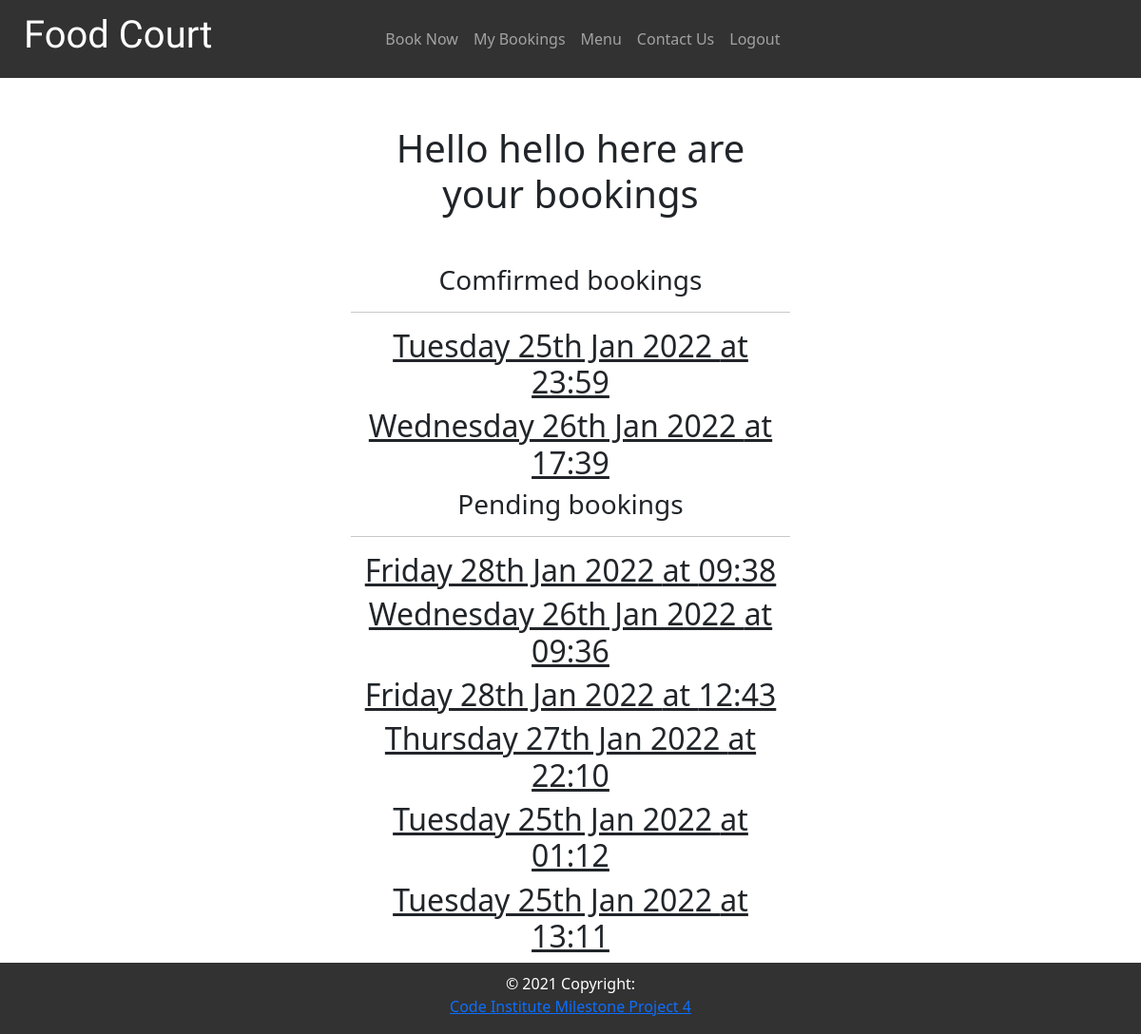
The app's page /booking/ (signed in), older data.
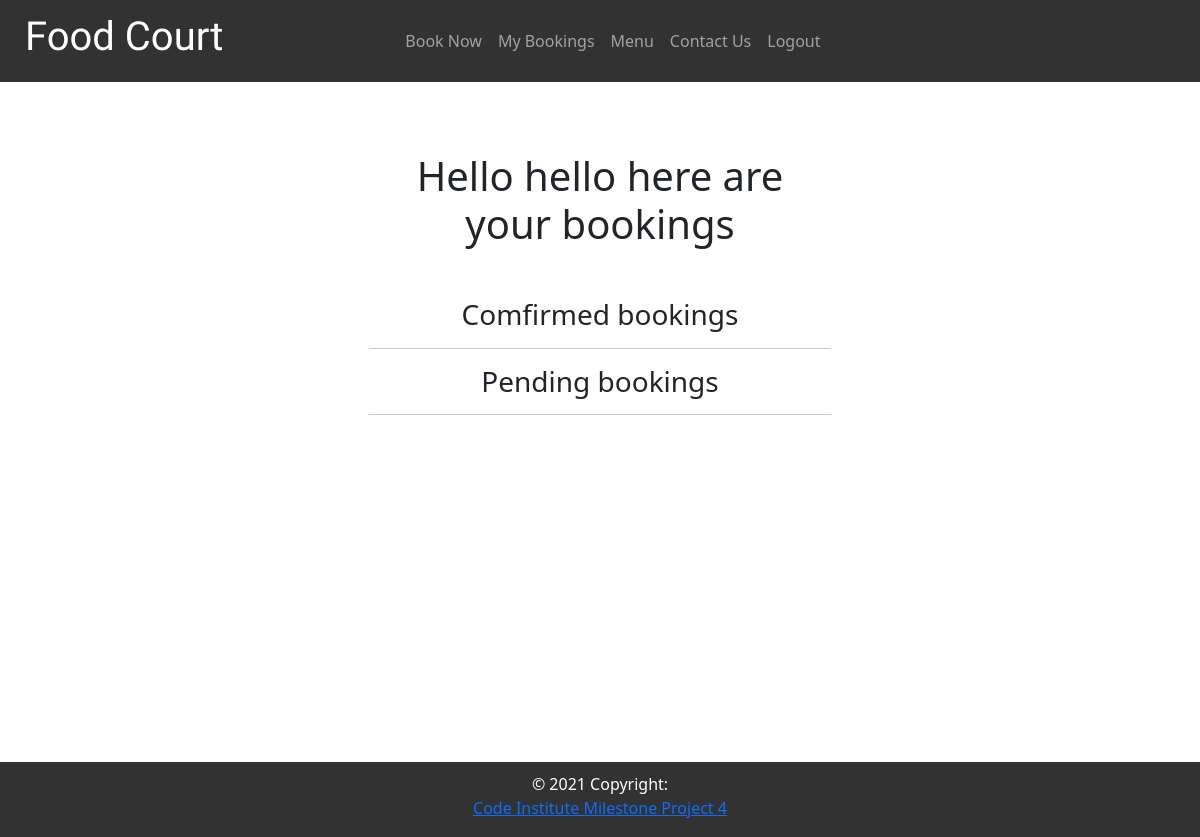
The same page, newer data.
### booking/models.py (models this page shows, shortened)
class Book(models.Model):
    used_id = models.ForeignKey(
        User, on_delete=models.CASCADE, related_name="booking_books",
    )
    booked_time = models.TimeField()
    booked_date = models.DateField()
    menu_type = models.IntegerField(choices=TYPE, default=0)
    created_on = models.DateTimeField(auto_now_add=True)
    updated_on = models.DateTimeField(auto_now=True)
    table_num = models.IntegerField(choices=TABLES, default=0)
    guests_num = models.IntegerField(choices=GUESTS)
    status = models.IntegerField(choices=STATUS, default=0)
    class Meta:
        ordering = ["-created_on"]

### booking/views.py (the view)
# urls.py: path('', views.booking, name='booking'),
def booking(request):
    booked = Book.objects.filter(status=1)
    pending = Book.objects.filter(status=0)
    context = {
        'booked': booked,
        'pending': pending
    }
    return render(request, 'booking/booking.html', context)

### booking/templates/booking/booking.html (shortened to what this page needs)
{% extends "base.html" %}
{% block content %}
  <div class="container" id="bookings_container">
    {% if request.user.is_authenticated %}
      {% if user.username == "admin" %}
        <div class="row">
          <div class="col">
            <h1 class="description">Hello {{ user.username}} here are all the bookings </h1>
          </div>
        </div>
        <div class="row">
          <div class="col">
            <div id="booked">
              <h3>Comfired bookings</h3>
              <hr>
              {% for booking in booked %}
                  <div class="row">
                    <div class="col">
                      <h2 class="title">{{ booking.booked_date|date:'l dS M Y' }} at {{ booking.booked_time|date:'H:i' }}</h2>
                      <div class="row book_information">
                        <p>Booked for: {{ booking.booked_time}}</p>
                        <p>Booked at: {{ booking.booked_date}}</p>
                        <p>Booked on: {{ booking.created_on}}</p>
                        <p>Guests: {{ booking.guests_num}}</p>
                        <p>In case of food allergies or any other information that you would like to be aware please
                            do not hesitate to contact us</p>
                      </div>
                    </div>
                  </div>
              {% endfor %}
          </div>
        </div>
        <div class="row pending">
          <div class="col">
            <div id="pending">
              <h3>Pending bookings</h3>
              <hr>
                {% for pend in pending %}
                    <div class="row">
                      <div class="col">
                        <h2 class="title">{{ pend.booked_date|date:'l dS M Y' }} at {{ pend.booked_time|date:'H:i' }}</h2>
                        <div class="row book_information">
                          <p>Booked for: {{ pend.booked_time}}</p>
                          <p>Booked at: {{ pend.booked_date}}</p>
                          <p>Booked on: {{ pend.created_on}}</p>
                          <p>Guests: {{ pend.guests_num}}</p>
                          <p>In case of food allergies or any other information that you would like to be aware please
                              do not hesitate to contact us</p>
                        </div>
                      </div>
                    </div>
                  {% endfor %}
            </div>
          </div>
        </div>
      {% else %}
        <div class="row">
          <div class="col">
            <h1 class="description">Hello {{ user.username}} here are your bookings </h1>
          </div>
        </div>
        <div class="row">
          <div class="col">
            <div id="booked">
              <h3>Comfirmed bookings</h3>
              <hr>
              {% for booking in booked %}
                {% if booking.used_id|lower == user.username|lower %}
                  <div class="row">
                    <div class="col">
                      <h2 class="title">{{ booking.booked_date|date:'l dS M Y' }} at {{ booking.booked_time|date:'H:i' }}</h2>
                    </div>
                  </div>
                {% endif %}
              {% endfor %}
            </div>
          </div>
        </div>
        <div class="row">
          <div class="col">
            <div id="pending">
              <h3>Pending bookings</h3>
              <hr>
              {% for pend in pending %}
                {% if pend.used_id|lower == user.username|lower %}
                  <div class="row">
                    <div class="col">
                      <h2 class="title">{{ pend.booked_date|date:'l dS M Y' }} at {{ pend.booked_time|date:'H:i' }}</h2>
                    </div>
                  </div>
                {% endif %}
              {% endfor %}
            </div>
          </div>
        </div>
      {% endif %}
    {% endif %}
  </div>
{% endblock %}

Row changes from the older to the newer data that the page shows:
removed Book: booked_date "Tuesday 25th Jan 2022", booked_time "23:59", shown under "Comfirmed bookings"
removed Book: booked_date "Wednesday 26th Jan 2022", booked_time "17:39", shown under "Comfirmed bookings"
no longer on this page (row edited): Book: booked_date "Friday 28th Jan 2022", booked_time "09:38", shown under "Pending bookings"
removed Book: booked_date "Wednesday 26th Jan 2022", booked_time "09:36", shown under "Pending bookings"
removed Book: booked_date "Friday 28th Jan 2022", booked_time "12:43", shown under "Pending bookings"
removed Book: booked_date "Thursday 27th Jan 2022", booked_time "22:10", shown under "Pending bookings"
removed Book: booked_date "Tuesday 25th Jan 2022", booked_time "01:12", shown under "Pending bookings"
removed Book: booked_date "Tuesday 25th Jan 2022", booked_time "13:11", shown under "Pending bookings"
